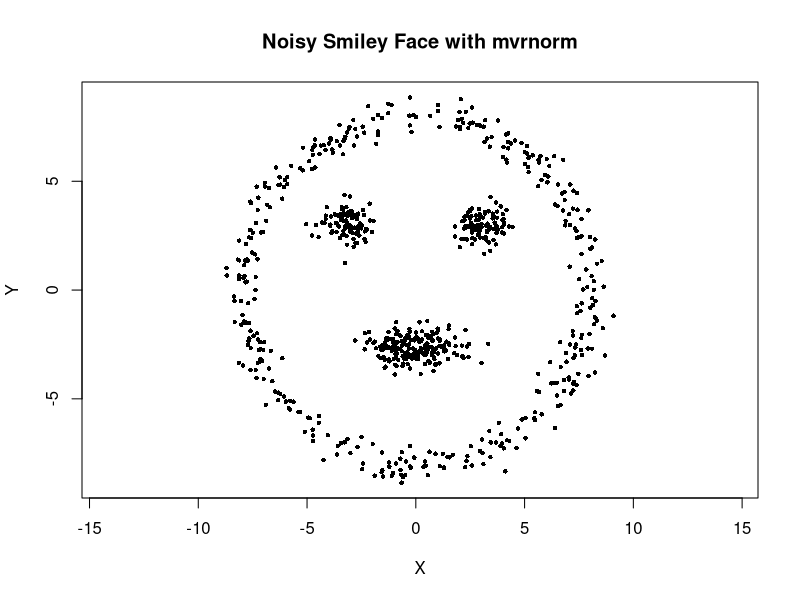
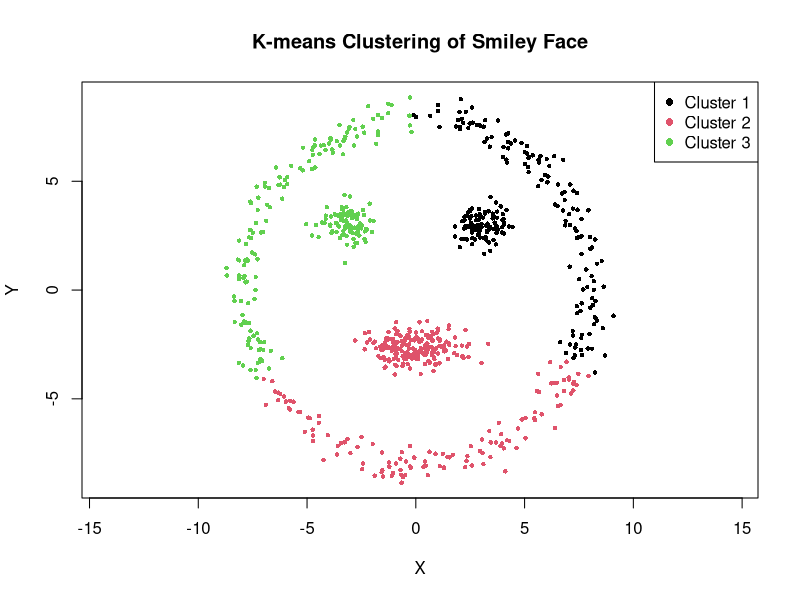
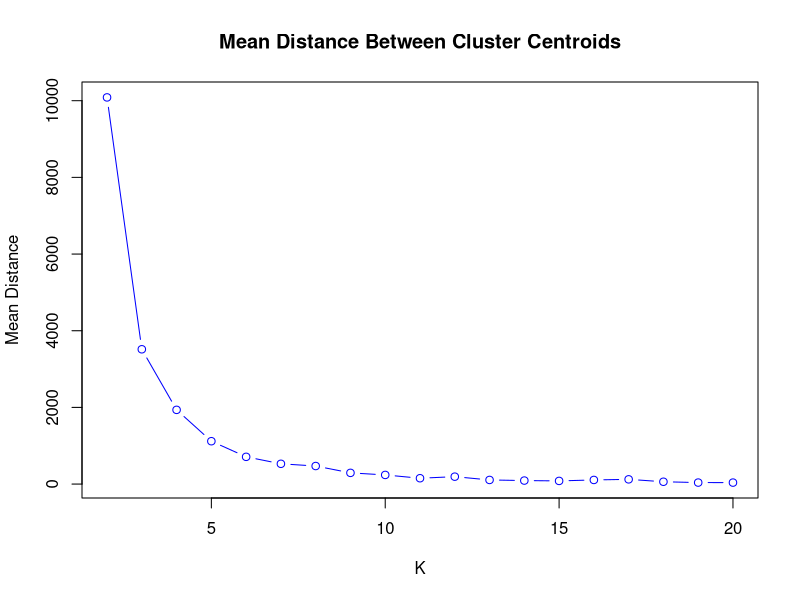
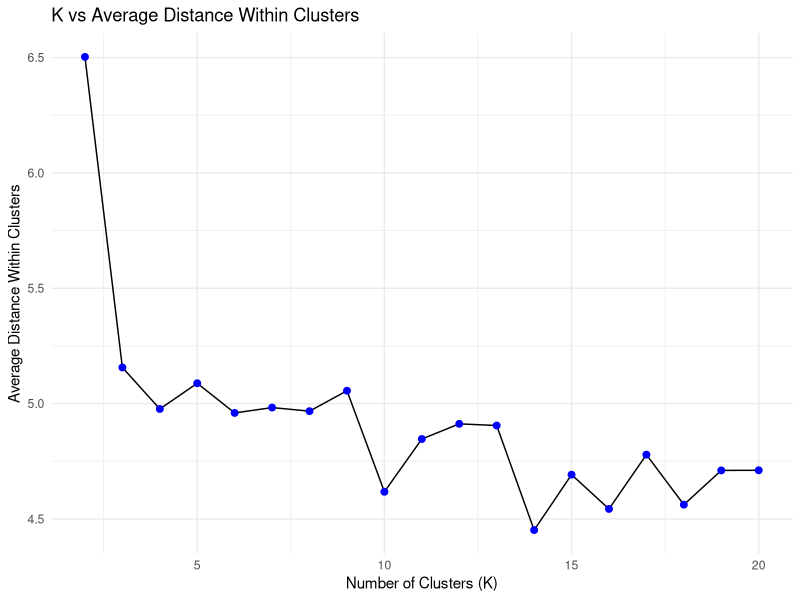
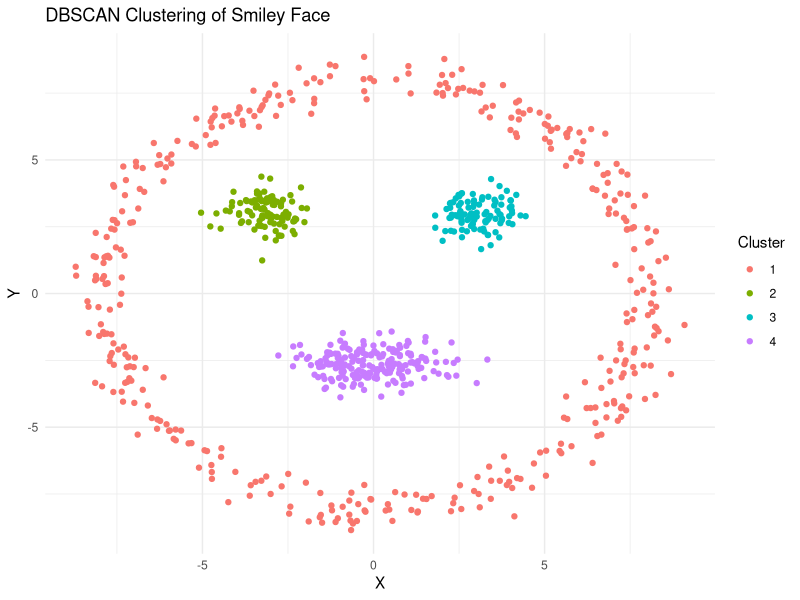
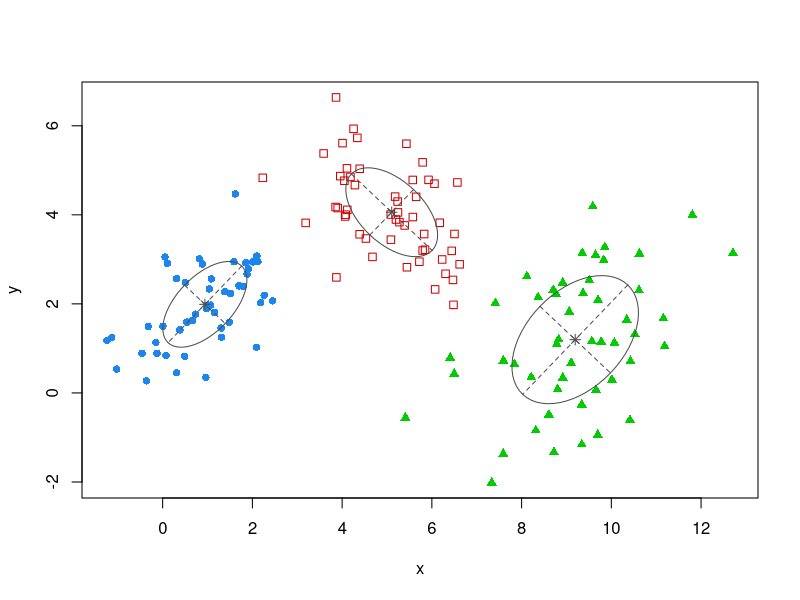
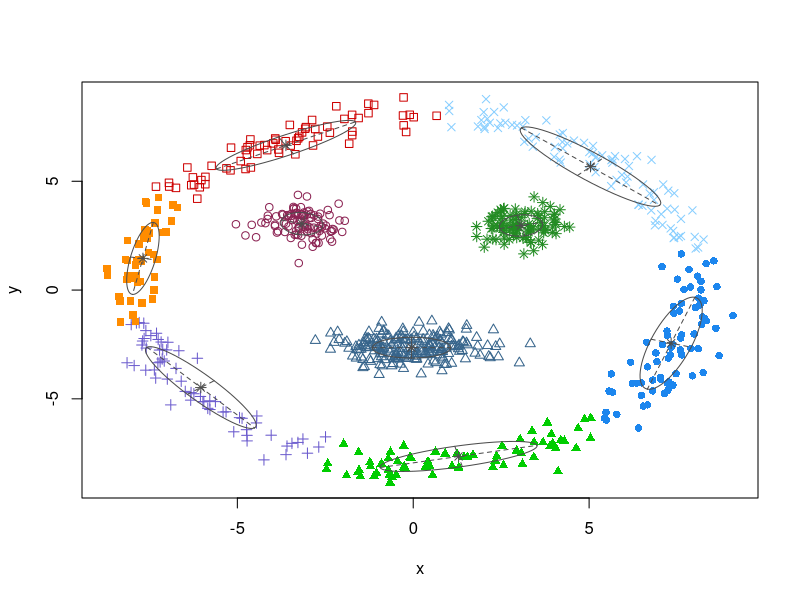

Write the R code that produced these figures, in order.

##SERGI OCAÑA ALAMO


library("dbscan");  #Library of clustering
library("MASS"); #Library for dummy datasets
library(mclust); #LLibrary for another type to make clusters

library(ggplot2) #Library to make plots and see them

# Comment all the lines with informative comments.

# Task 1) Implement a dummy dataset with two dimensions that looks like Smiley.



set.seed(42)  #Set for random data

#  function to add multivariate Gaussian noise to a set of points
add_mv_noise <- function(x, y, cov_matrix) { #Variables for the function
  n <- length(x)   # Number of points
  noise <- mvrnorm(n, mu = c(0, 0), Sigma = cov_matrix)  # Generate multivariate noise
  x_noisy <- x + noise[,1]  # Add noise to x-coordinates
  y_noisy <- y + noise[,2]  # Add noise to y-coordinates
  return(list(x = x_noisy, y = y_noisy))  # Return a list with noisy x and y
}

# Covariance matrices of noise, correlation noise between x and y
cov_matrix_circle <- matrix(c(0.1, 0, 0, 0.1), ncol = 2)  # First parameter  Low noise for face
cov_matrix_eyes <- matrix(c(0.3, 0, 0, 0.2), ncol = 2)    # More noise for eyes
cov_matrix_mouth <- matrix(c(0.7, 0, 0, 0.1), ncol = 2)   # High noise for the mouth to make the moth like it was open

# Generate random angles and radii for the face circle
theta <- runif(400, 0, 2*pi)  # Random angles to make the circle of the face
radius <- 8 + rnorm(400, sd = 0.3)  #Here we put a value for the radius (how big the face) and the noise also 
x_circle <- radius * cos(theta)  # x-coordinates of the face
y_circle <- radius * sin(theta)  # y-coordinates of the face

#multivariate noise to the face circle
noisy_circle <- add_mv_noise(x_circle, y_circle, cov_matrix_circle)

# left eye 
x_eye1 <- rnorm(100, mean = -3, sd = 0.3)  # x-coordinates of left eye 
y_eye1 <- rnorm(100, mean = 3, sd = 0.3)   # y-coordinates of left eye, x and y to situate the eyes in the face

# Apply multivariate noise to the left eye
noisy_eye1 <- add_mv_noise(x_eye1, y_eye1, cov_matrix_eyes) #Make the eye a litle bit disperse

#right eye 
x_eye2 <- rnorm(100, mean = 3, sd = 0.3)   # x-coordinates of right eye
y_eye2 <- rnorm(100, mean = 3, sd = 0.3)   # y-coordinates of right eye, the same as the left eye

#multivariate noise to the right eye
noisy_eye2 <- add_mv_noise(x_eye2, y_eye2, cov_matrix_eyes)

# Generate the full circle for the open mouth
theta_mouth <- seq(pi, 2*pi, length.out = 200) #Generate angles for a full circle
radius_mouth <- 1 + rnorm(200, sd = 0.2)  #radius litle to make it a smaller circle for the mouth
x_mouth <- radius_mouth * cos(theta_mouth)  # x-coordinates for the mouth
y_mouth <- radius_mouth * sin(theta_mouth) - 2  #y coordinates and the -2 to put it in the bottom part of the face

# Apply multivariate noise to the mouth and get the full circle
noisy_mouth <- add_mv_noise(x_mouth, y_mouth, cov_matrix_mouth)

# Combine all parts like Frankenstein to get the face
x <- c(noisy_circle$x, noisy_eye1$x, noisy_eye2$x, noisy_mouth$x)  # Combine x-coordinates, half face
y <- c(noisy_circle$y, noisy_eye1$y, noisy_eye2$y, noisy_mouth$y)  # Combine y-coordinates, half face
smiley_face <- data.frame(x, y)  # Create the full face with all the data

# Plot the noisy smiley face, with labels and titles, face with dots
plot(smiley_face$x, smiley_face$y, asp = 1, pch = 16, cex = 0.6, xlab = "X", ylab = "Y", main = "Noisy Smiley Face with mvrnorm")



# Task 2) Apply to the Smiley face the kmeans algorithm and K = 3. Paint the result

k <- 3  # Number of clusters
kmeans_result <- kmeans(smiley_face, centers = k)  # Perform k-means clustering

# Add the cluster labels to the dataset
smiley_face$cluster <- as.factor(kmeans_result$cluster)  # Convert to factor for coloring

# Plot the k-means clustering result
plot(smiley_face$x, smiley_face$y, asp = 1, pch = 16, cex = 0.6, 
     col = smiley_face$cluster, xlab = "X", ylab = "Y", main = "K-means Clustering of Smiley Face") #Labels and titles
legend("topright", legend = paste("Cluster", 1:k), col = 1:k, pch = 16)  #Adding the legend to the plot



# Do we get meaningfull clusters? Why?

#Not very usefull as each point can belong to any cluster as the center is in the middle of the face

# Task 3) Apply the kmeans with an increasing number of clusters (say, from 2 to 20).
# For each of the proposed k, compute the mean distance within each cluster.
# Plot the result of K vs the average distance within


# make sure that x and y are numeric
smiley_face$x <- as.numeric(as.character(smiley_face$x))
smiley_face$y <- as.numeric(as.character(smiley_face$y))

# Convert the cluster column to numeric 
smiley_face$cluster <- as.numeric(as.character(smiley_face$cluster))

dist_vector = c() #create the vector for the mean distances
for (i in 2:20){ #the for loop from the number of clusters
  list <- kmeans(smiley_face, i) #Apply the k means for clustering for each
  coords <- list$withinss #Store the distances inside each clusters
  dist <- mean(coords) # Make the mean
  dist_vector <- c(dist_vector, dist) #Put it in the vector we create for it
}

plot(2:20, dist_vector, #Plot the mean distance against the number of clusters 
     type = "b",              #Line and plots  
     col = "blue",      #Color of them 
     xlab = "K", 
     ylab = "Mean Distance",
     main = "Mean Distance Between Cluster Centroids") #Labels and titles


average_distances <- numeric(19)  # For k = 2 to 20 

# Loop through different values of k (2 to 20)
for (k in 2:20) {
  kmeans_result <- kmeans(smiley_face[, c("x", "y")], centers = k)  # Perform k-means clustering
  
  # Calculate distances from each point to its cluster center
  distances <- numeric(nrow(smiley_face))  # Vector to store the distances
  
  for (i in 1:k) { #For loop for all the clusters 
    cluster_points <- smiley_face[kmeans_result$cluster == i, c("x", "y")]  # Points in  each cluster i
    cluster_center <- kmeans_result$centers[i, ]  # Center of each cluster i
    
    # Calculate distances only if there are points in the cluster (>0)
    if (nrow(cluster_points) > 0) {
      distances[kmeans_result$cluster == i] <- sqrt(rowSums((cluster_points - cluster_center) ^ 2))  # Calculate distances by squaring the difference between each point of the cluster and the center
    }
  }
  
  # Compute the average distance within the cluster, ignoring values NAs
  average_distances[k - 1] <- mean(distances, na.rm = TRUE)  # Store the mean distance
}

# Data for plotting for eack cluster
distance_data <- data.frame(k = 2:20, average_distance = average_distances)

# Remove any rows with NA values if there are any
distance_data <- na.omit(distance_data)

# Plot K vs Average Distance
ggplot(distance_data, aes(x = k, y = average_distance)) +
  geom_line() +  # Line for the average distance
  geom_point(size = 2, color = "blue") +  # Points for each k value
  labs(title = "K vs Average Distance Within Clusters",
       x = "Number of Clusters (K)",
       y = "Average Distance Within Clusters") + #Labels and titles
  theme_minimal()  # Use a minimal theme

# What is happening with the distance within each cluster? Why? What would be the minimum
# distance?

#From k=2 to k = 8 it decreases, after that it starts to go up and down so what may
#happen is that well separated clusters are subdivided into smaller ones leading to error

#The optimal number of clusters is k = 8, as it results
#in the smallest average distance within clusters.


# Task 4) Repeat the clustering with dbscan. Use minPts = 5. Do we need to specify the number of clusters? Why?

# How many clusters do you identify? What is happening?


eps <- 1.0 #Is the parameter that sets the maximum distance to consider neighbour a point from the other
minPts <- 5 #Minimum number of dots to consider them a cluster

dbscan_result <- dbscan(smiley_face[, 1:2], eps = eps, minPts = minPts) #aplly the dbscan cluster algorithm for columns from the dataset (x and y) and using eps and min pts.

# Add the cluster assignments to smiley data
smiley_face$dbscan_cluster <- as.factor(dbscan_result$cluster)

# How many clusters there are
num_clusters <- length(unique(dbscan_result$cluster)) 

ggplot(smiley_face, aes(x = x, y = y, color = dbscan_cluster)) + #Coordinates are plotted and coloured by the cluster they belong to 
  geom_point() +
  labs(title = "DBSCAN Clustering of Smiley Face", x = "X", y = "Y") +
  scale_color_discrete(name = "Cluster") +
  theme_minimal()

num_clusters #Print the number of clusters


# Task 5) Create a dummy dataset of two features and 150 observations. Each 50 observations come from a different
# multivariate normal distribution with its own mean vector and variance covariance matrix


# Set seed for random numbers
set.seed(38)

# Define parameters for the three distributions
mean1 <- c(1, 2)         # Mean vector for the first distribution
cov1 <- matrix(c(1, 0.5, 0.5, 1), nrow = 2)  # Covariance matrix for the first distribution

mean2 <- c(5, 4)         # Mean vector for the second distribution
cov2 <- matrix(c(1, -0.5, -0.5, 1), nrow = 2) # Covariance matrix for the second distribution

mean3 <- c(9, 1)         # Mean vector for the third distribution
cov3 <- matrix(c(2, 0.3, 0.3, 2), nrow = 2)  # Covariance matrix for the third distribution


n <- 50  # Number of observations per distribution

# Generate samples with library MASS for the 3 distributions
samples1 <- mvrnorm(n, mu = mean1, Sigma = cov1)
samples2 <- mvrnorm(n, mu = mean2, Sigma = cov2)
samples3 <- mvrnorm(n, mu = mean3, Sigma = cov3)

# Combine samples into a single dataset
dataset <- rbind(samples1, samples2, samples3)

# Convert to a data frame and add a label column
df <- data.frame(x = dataset[, 1], y = dataset[, 2],
                 group = rep(1:3, each = n))

# Task 6) Apply mclust, which applies a mixture of Gaussian distributions. Check the Mclust command. 
# What is G? How can you use it?

#G is to determine the number of clusters

mclust_model <- Mclust(df[, c("x", "y")])  # Fitting the model on x and y columns

summary(mclust_model) #Just to see some relevant data of the model

# Plot the clustering results
plot(mclust_model, what = "classification")

# Get the number of clusters (G) used in the model
num_clusters <- mclust_model$G
print(paste("Number of clusters (G):", num_clusters))

# What would happen if you try with the smiley.face? Why is this happening???

smiley_mclust_model <- Mclust(smiley_face[, c("x", "y")]) #We apply the mcluster algortihm to the smiley data

summary(smiley_mclust_model) #See some information of the model


plot(smiley_mclust_model, what = "classification") #Plot it to compare results from above 


print(paste("Number of clusters (G):", smiley_mclust_model$G)) #We get G (number of clusters)

#We get 9 clusters with the mclust instead of the 4 we got before with dbscan
